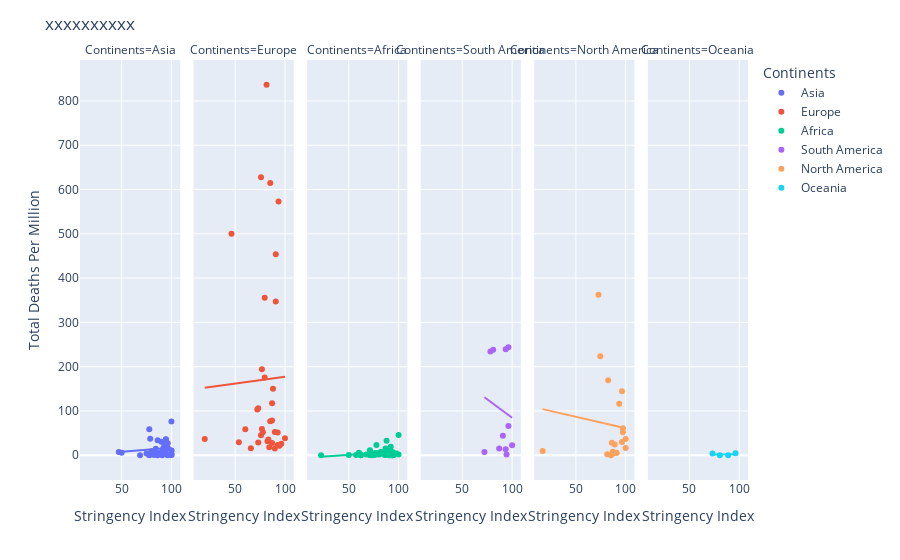

The code cell stored with this chart in its notebook:
### Code cell
fig = px.scatter(combined_stg_df, x = "Stringency Index", y = "Total Deaths Per Million", 
                facet_col="Continents", hover_name = "Country", trendline="ols", color="Continents",
                labels = {"Stringency Index":"Stringency Index"})
fig.update_layout(title="xxxxxxxxxx")
fig.show()

### Figure 1 — Plotly figure (JSON) as saved in the notebook; plotly's stock layout.template omitted (floating-point values rounded to 4 significant figures)
{"data": [{"hovertemplate": "<b>%{hovertext}</b><br><br>Continents=Asia<br>Stringency Index=%{x}<br>Total Deaths Per Million=%{y}<extra></extra>", "hovertext": ["Afghanistan", "Azerbaijan", "Bahrain", "Bangladesh", "Bhutan", "Cambodia", "China", "Georgia", "India", "Indonesia", "Iraq", "Israel", "Japan", "Jordan", "Kazakhstan", "Kuwait", "Lebanon", "Malaysia", "Mongolia", "Myanmar", "Nepal", "Oman", "Pakistan", "Philippines", "Qatar", "Saudi Arabia", "Singapore", "Sri Lanka", "Tajikistan", "Thailand", "Turkey", "United Arab Emirates", "Uzbekistan", "Vietnam"], "legendgroup": "Asia", "marker": {"color": "#636efa", "symbol": "circle"}, "mode": "markers", "name": "Asia", "orientation": "v", "showlegend": true, "type": "scatter", "x": [84.26, 91.67, 78.7, 93.52, 77.78, 68.52, 81.94, 100, 100, 80.09, 96.3, 94.44, 47.22, 100, 89.35, 100, 85.19, 75, 90.74, 86.11, 96.3, 92.59, 96.3, 100, 86.11, 94.44, 85.19, 100, 50, 82.41, 77.78, 89.81, 96.3, 96.3], "xaxis": "x", "y": [14.93, 15.19, 37.02, 8.889, 0, 0, 3.223, 3.509, 9.927, 9.012, 27.35, 35.35, 7.535, 0.882, 6.391, 76.34, 4.688, 3.738, 0, 0.11, 0.789, 25.65, 16.25, 10.67, 34.02, 36.39, 4.444, 0.514, 5.452, 0.831, 58.69, 30.54, 0.568, 0], "yaxis": "y"}, {"hovertemplate": "<b>OLS trendline</b><br>Total Deaths Per Million = 0.181612 * Stringency Index + -1.45521<br>R<sup>2</sup>=0.016414<br><br>Continents=Asia<br>Stringency Index=%{x}<br>Total Deaths Per Million=%{y} <b>(trend)</b><extra></extra>", "legendgroup": "Asia", "marker": {"color": "#636efa", "symbol": "circle"}, "mode": "lines", "name": "Asia", "showlegend": false, "type": "scatter", "x": [47.22, 50, 68.52, 75, 77.78, 77.78, 78.7, 80.09, 81.94, 82.41, 84.26, 85.19, 85.19, 86.11, 86.11, 89.35, 89.81, 90.74, 91.67, 92.59, 93.52, 94.44, 94.44, 96.3, 96.3, 96.3, 96.3, 96.3, 100, 100, 100, 100, 100, 100], "xaxis": "x", "y": [7.121, 7.625, 10.99, 12.17, 12.67, 12.67, 12.84, 13.09, 13.43, 13.51, 13.85, 14.02, 14.02, 14.18, 14.18, 14.77, 14.86, 15.02, 15.19, 15.36, 15.53, 15.7, 15.7, 16.03, 16.03, 16.03, 16.03, 16.03, 16.71, 16.71, 16.71, 16.71, 16.71, 16.71], "yaxis": "y"}, {"hovertemplate": "<b>%{hovertext}</b><br><br>Continents=Europe<br>Stringency Index=%{x}<br>Total Deaths Per Million=%{y}<extra></extra>", "hovertext": ["Albania", "Austria", "Belarus", "Belgium", "Bosnia and Herzegovina", "Bulgaria", "Croatia", "Cyprus", "Czech Republic", "Denmark", "Estonia", "Finland", "France", "Germany", "Greece", "Hungary", "Iceland", "Ireland", "Italy", "Latvia", "Lithuania", "Luxembourg", "Moldova", "Netherlands", "Norway", "Poland", "Portugal", "Romania", "Serbia", "Slovenia", "Spain", "Sweden", "Switzerland", "Ukraine", "United Kingdom"], "legendgroup": "Europe", "marker": {"color": "#EF553B", "symbol": "circle"}, "mode": "markers", "name": "Europe", "orientation": "v", "showlegend": true, "type": "scatter", "x": [89.81, 85.19, 19.44, 81.48, 92.59, 73.15, 96.3, 94.44, 82.41, 72.22, 77.78, 60.19, 90.74, 73.15, 84.26, 76.85, 53.7, 90.74, 93.52, 65.74, 87.04, 79.63, 87.04, 79.63, 75.93, 83.33, 87.96, 87.04, 100, 89.81, 85.19, 46.3, 76.85, 92.59, 75.93], "xaxis": "x2", "y": [15.29, 76.61, 36.62, 836.6, 51.51, 28.64, 26.06, 21.69, 31.38, 103.6, 52.02, 58.84, 454.1, 106.0, 18.23, 59.21, 29.3, 347.3, 572.8, 15.9, 27.92, 175.7, 117.3, 355.4, 45.01, 35.83, 150.0, 78.6, 38.36, 52.43, 615.0, 500.3, 194.1, 22.91, 628.0], "yaxis": "y2"}, {"hovertemplate": "<b>OLS trendline</b><br>Total Deaths Per Million = 0.305203 * Stringency Index + 146.508<br>R<sup>2</sup>=0.000475<br><br>Continents=Europe<br>Stringency Index=%{x}<br>Total Deaths Per Million=%{y} <b>(trend)</b><extra></extra>", "legendgroup": "Europe", "marker": {"color": "#EF553B", "symbol": "circle"}, "mode": "lines", "name": "Europe", "showlegend": false, "type": "scatter", "x": [19.44, 46.3, 53.7, 60.19, 65.74, 72.22, 73.15, 73.15, 75.93, 75.93, 76.85, 76.85, 77.78, 79.63, 79.63, 81.48, 82.41, 83.33, 84.26, 85.19, 85.19, 87.04, 87.04, 87.04, 87.96, 89.81, 89.81, 90.74, 90.74, 92.59, 92.59, 93.52, 94.44, 96.3, 100], "xaxis": "x2", "y": [152.4, 160.6, 162.9, 164.9, 166.6, 168.5, 168.8, 168.8, 169.7, 169.7, 170.0, 170.0, 170.2, 170.8, 170.8, 171.4, 171.7, 171.9, 172.2, 172.5, 172.5, 173.1, 173.1, 173.1, 173.4, 173.9, 173.9, 174.2, 174.2, 174.8, 174.8, 175.1, 175.3, 175.9, 177.0], "yaxis": "y2"}, {"hovertemplate": "<b>%{hovertext}</b><br><br>Continents=Africa<br>Stringency Index=%{x}<br>Total Deaths Per Million=%{y}<extra></extra>", "hovertext": ["Algeria", "Angola", "Benin", "Botswana", "Burkina Faso", "Burundi", "Cameroon", "Central African Republic", "Chad", "Cote d'Ivoire", "Djibouti", "Eritrea", "Ethiopia", "Gabon", "Ghana", "Guinea", "Kenya", "Lesotho", "Liberia", "Libya", "Madagascar", "Malawi", "Mali", "Mauritania", "Mauritius", "Morocco", "Mozambique", "Namibia", "Niger", "Nigeria", "Rwanda", "Senegal", "Seychelles", "Sierra Leone", "Somalia", "South Africa", "South Sudan", "Sudan", "Tanzania", "Togo", "Tunisia", "Uganda", "Zambia", "Zimbabwe"], "legendgroup": "Africa", "marker": {"color": "#00cc96", "symbol": "circle"}, "mode": "markers", "name": "Africa", "orientation": "v", "showlegend": true, "type": "scatter", "x": [92.13, 90.74, 70.83, 86.11, 89.81, 22.22, 71.3, 75.93, 88.89, 80.56, 100, 93.52, 75.93, 87.04, 86.11, 78.7, 93.52, 62.04, 87.96, 100, 95.37, 57.41, 72.22, 77.78, 82.41, 93.52, 62.04, 73.15, 61.11, 85.65, 90.74, 77.78, 93.52, 94.44, 60.19, 87.96, 86.57, 91.67, 50, 67.59, 90.74, 93.52, 70.83, 87.96], "xaxis": "x3", "y": [19.27, 0.274, 1.072, 0.425, 2.535, 0.084, 11.34, 4.762, 4.505, 1.933, 45.55, 0, 0.644, 15.28, 2.735, 2.056, 2.287, 0, 6.722, 1.455, 0.506, 0.575, 5.481, 23.23, 7.863, 5.798, 0.16, 0, 2.768, 2.513, 0.154, 5.017, 0, 6.895, 5.663, 32.54, 3.037, 11.88, 0.352, 1.57, 4.231, 0, 0.598, 0.404], "yaxis": "y3"}, {"hovertemplate": "<b>OLS trendline</b><br>Total Deaths Per Million = 0.157733 * Stringency Index + -7.13238<br>R<sup>2</sup>=0.069676<br><br>Continents=Africa<br>Stringency Index=%{x}<br>Total Deaths Per Million=%{y} <b>(trend)</b><extra></extra>", "legendgroup": "Africa", "marker": {"color": "#00cc96", "symbol": "circle"}, "mode": "lines", "name": "Africa", "showlegend": false, "type": "scatter", "x": [22.22, 50, 57.41, 60.19, 61.11, 62.04, 62.04, 67.59, 70.83, 70.83, 71.3, 72.22, 73.15, 75.93, 75.93, 77.78, 77.78, 78.7, 80.56, 82.41, 85.65, 86.11, 86.11, 86.57, 87.04, 87.96, 87.96, 87.96, 88.89, 89.81, 90.74, 90.74, 90.74, 91.67, 92.13, 93.52, 93.52, 93.52, 93.52, 93.52, 94.44, 95.37, 100, 100], "xaxis": "x3", "y": [-3.628, 0.7543, 1.923, 2.362, 2.507, 2.653, 2.653, 3.529, 4.04, 4.04, 4.114, 4.259, 4.406, 4.844, 4.844, 5.136, 5.136, 5.281, 5.575, 5.866, 6.377, 6.45, 6.45, 6.523, 6.597, 6.742, 6.742, 6.742, 6.888, 7.034, 7.18, 7.18, 7.18, 7.327, 7.4, 7.619, 7.619, 7.619, 7.619, 7.619, 7.764, 7.911, 8.641, 8.641], "yaxis": "y3"}, {"hovertemplate": "<b>%{hovertext}</b><br><br>Continents=South America<br>Stringency Index=%{x}<br>Total Deaths Per Million=%{y}<extra></extra>", "hovertext": ["Argentina", "Bolivia", "Brazil", "Chile", "Colombia", "Ecuador", "Guyana", "Paraguay", "Peru", "Suriname", "Uruguay"], "legendgroup": "South America", "marker": {"color": "#ab63fa", "symbol": "circle"}, "mode": "markers", "name": "South America", "orientation": "v", "showlegend": true, "type": "scatter", "x": [100, 96.3, 81.02, 78.24, 90.74, 93.52, 87.04, 94.44, 96.3, 93.52, 72.22], "xaxis": "x4", "y": [22.37, 66.22, 238.1, 234.3, 43.96, 239.4, 15.26, 1.823, 244.0, 13.64, 7.197], "yaxis": "y4"}, {"hovertemplate": "<b>OLS trendline</b><br>Total Deaths Per Million = -1.66946 * Stringency Index + 251.627<br>R<sup>2</sup>=0.017689<br><br>Continents=South America<br>Stringency Index=%{x}<br>Total Deaths Per Million=%{y} <b>(trend)</b><extra></extra>", "legendgroup": "South America", "marker": {"color": "#ab63fa", "symbol": "circle"}, "mode": "lines", "name": "South America", "showlegend": false, "type": "scatter", "x": [72.22, 78.24, 81.02, 87.04, 90.74, 93.52, 93.52, 94.44, 96.3, 96.3, 100], "xaxis": "x4", "y": [131.1, 121.0, 116.4, 106.3, 100.1, 95.5, 95.5, 93.96, 90.86, 90.86, 84.68], "yaxis": "y4"}, {"hovertemplate": "<b>%{hovertext}</b><br><br>Continents=North America<br>Stringency Index=%{x}<br>Total Deaths Per Million=%{y}<extra></extra>", "hovertext": ["Aruba", "Barbados", "Belize", "Bermuda", "Canada", "Costa Rica", "Dominica", "Dominican Republic", "El Salvador", "Guatemala", "Haiti", "Honduras", "Jamaica", "Mexico", "Nicaragua", "Panama", "Puerto Rico", "Trinidad and Tobago", "United States"], "legendgroup": "North America", "marker": {"color": "#FFA15A", "symbol": "circle"}, "mode": "markers", "name": "North America", "orientation": "v", "showlegend": true, "type": "scatter", "x": [86.11, 88.89, 90.74, 96.3, 74.54, 81.48, 85.19, 97.22, 100, 96.3, 87.04, 100, 87.04, 82.41, 16.67, 93.52, 97.22, 90.74, 72.69], "xaxis": "x5", "y": [28.1, 24.36, 5.03, 144.5, 223.4, 2.356, 0, 61.03, 16.5, 29.64, 7.718, 36.65, 3.377, 169.3, 9.661, 116.1, 52.08, 5.716, 362.5], "yaxis": "y5"}, {"hovertemplate": "<b>OLS trendline</b><br>Total Deaths Per Million = -0.520244 * Stringency Index + 112.783<br>R<sup>2</sup>=0.009955<br><br>Continents=North America<br>Stringency Index=%{x}<br>Total Deaths Per Million=%{y} <b>(trend)</b><extra></extra>", "legendgroup": "North America", "marker": {"color": "#FFA15A", "symbol": "circle"}, "mode": "lines", "name": "North America", "showlegend": false, "type": "scatter", "x": [16.67, 72.69, 74.54, 81.48, 82.41, 85.19, 86.11, 87.04, 87.04, 88.89, 90.74, 90.74, 93.52, 96.3, 96.3, 97.22, 97.22, 100, 100], "xaxis": "x5", "y": [104.1, 74.97, 74.0, 70.39, 69.91, 68.46, 67.98, 67.5, 67.5, 66.54, 65.58, 65.58, 64.13, 62.68, 62.68, 62.2, 62.2, 60.76, 60.76], "yaxis": "y5"}, {"hovertemplate": "<b>%{hovertext}</b><br><br>Continents=Oceania<br>Stringency Index=%{x}<br>Total Deaths Per Million=%{y}<extra></extra>", "hovertext": ["Australia", "Fiji", "New Zealand", "Papua New Guinea"], "legendgroup": "Oceania", "marker": {"color": "#19d3f3", "symbol": "circle"}, "mode": "markers", "name": "Oceania", "orientation": "v", "showlegend": true, "type": "scatter", "x": [73.15, 88.89, 96.3, 80.56], "xaxis": "x6", "y": [4, 0, 4.562, 0], "yaxis": "y6"}, {"hovertemplate": "<b>OLS trendline</b><br>Total Deaths Per Million = 0.0214936 * Stringency Index + 0.319458<br>R<sup>2</sup>=0.007564<br><br>Continents=Oceania<br>Stringency Index=%{x}<br>Total Deaths Per Million=%{y} <b>(trend)</b><extra></extra>", "legendgroup": "Oceania", "marker": {"color": "#19d3f3", "symbol": "circle"}, "mode": "lines", "name": "Oceania", "showlegend": false, "type": "scatter", "x": [73.15, 80.56, 88.89, 96.3], "xaxis": "x6", "y": [1.892, 2.051, 2.23, 2.389], "yaxis": "y6"}], "layout": {"annotations": [{"font": {}, "showarrow": false, "text": "Continents=Asia", "x": 0.075, "xanchor": "center", "xref": "paper", "y": 1, "yanchor": "bottom", "yref": "paper"}, {"font": {}, "showarrow": false, "text": "Continents=Europe", "x": 0.245, "xanchor": "center", "xref": "paper", "y": 1, "yanchor": "bottom", "yref": "paper"}, {"font": {}, "showarrow": false, "text": "Continents=Africa", "x": 0.415, "xanchor": "center", "xref": "paper", "y": 1, "yanchor": "bottom", "yref": "paper"}, {"font": {}, "showarrow": false, "text": "Continents=South America", "x": 0.585, "xanchor": "center", "xref": "paper", "y": 1, "yanchor": "bottom", "yref": "paper"}, {"font": {}, "showarrow": false, "text": "Continents=North America", "x": 0.755, "xanchor": "center", "xref": "paper", "y": 1, "yanchor": "bottom", "yref": "paper"}, {"font": {}, "showarrow": false, "text": "Continents=Oceania", "x": 0.925, "xanchor": "center", "xref": "paper", "y": 1, "yanchor": "bottom", "yref": "paper"}], "legend": {"title": {"text": "Continents"}, "tracegroupgap": 0}, "margin": {"t": 60}, "title": {"text": "xxxxxxxxxx"}, "xaxis": {"anchor": "y", "domain": [0, 0.15], "title": {"text": "Stringency Index"}}, "xaxis2": {"anchor": "y2", "domain": [0.17, 0.32], "matches": "x", "title": {"text": "Stringency Index"}}, "xaxis3": {"anchor": "y3", "domain": [0.34, 0.49], "matches": "x", "title": {"text": "Stringency Index"}}, "xaxis4": {"anchor": "y4", "domain": [0.51, 0.66], "matches": "x", "title": {"text": "Stringency Index"}}, "xaxis5": {"anchor": "y5", "domain": [0.68, 0.83], "matches": "x", "title": {"text": "Stringency Index"}}, "xaxis6": {"anchor": "y6", "domain": [0.85, 1], "matches": "x", "title": {"text": "Stringency Index"}}, "yaxis": {"anchor": "x", "domain": [0, 1], "title": {"text": "Total Deaths Per Million"}}, "yaxis2": {"anchor": "x2", "domain": [0, 1], "matches": "y", "showticklabels": false}, "yaxis3": {"anchor": "x3", "domain": [0, 1], "matches": "y", "showticklabels": false}, "yaxis4": {"anchor": "x4", "domain": [0, 1], "matches": "y", "showticklabels": false}, "yaxis5": {"anchor": "x5", "domain": [0, 1], "matches": "y", "showticklabels": false}, "yaxis6": {"anchor": "x6", "domain": [0, 1], "matches": "y", "showticklabels": false}}}
